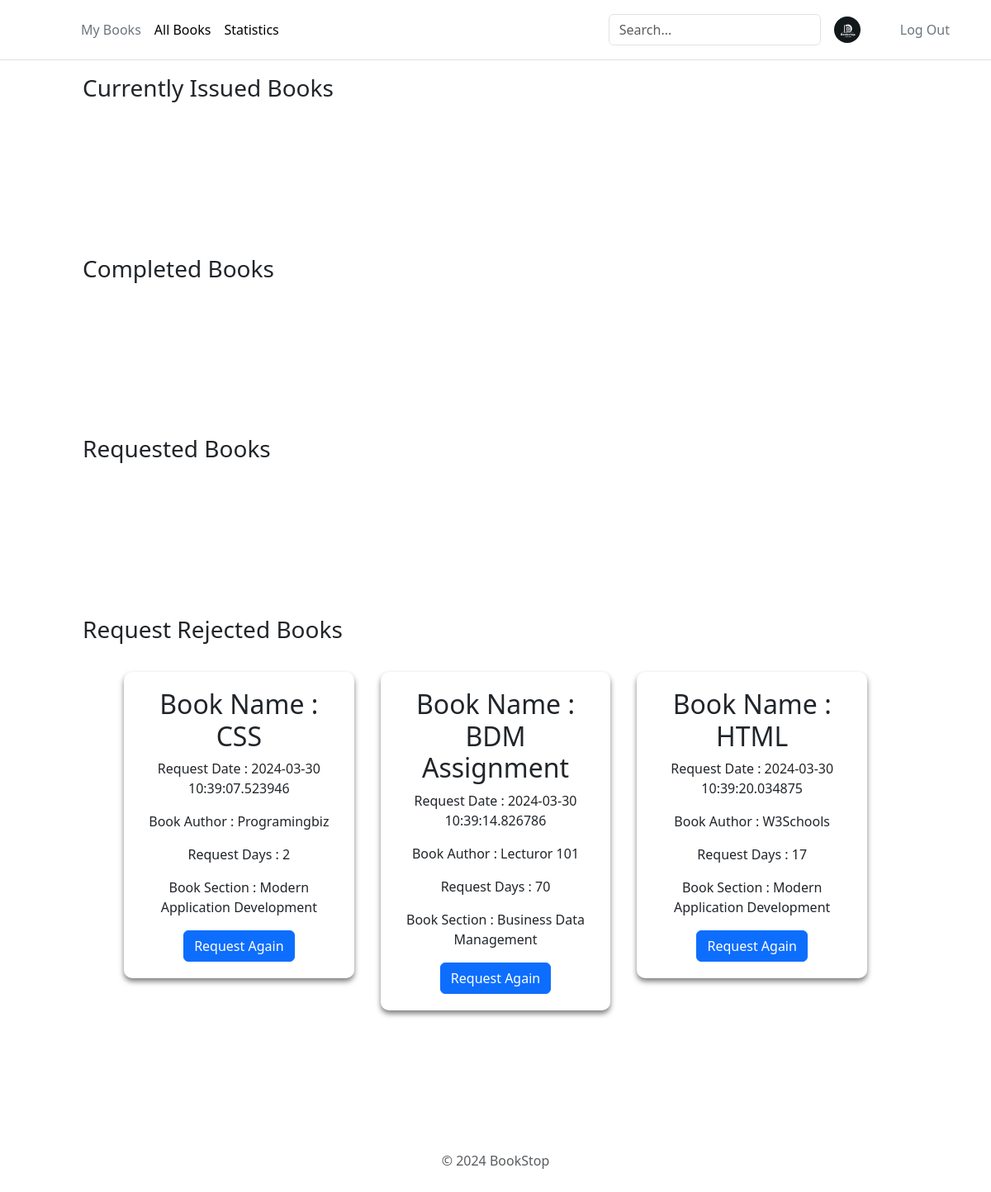
Page /myBooks (signed in) on the earlier database version.
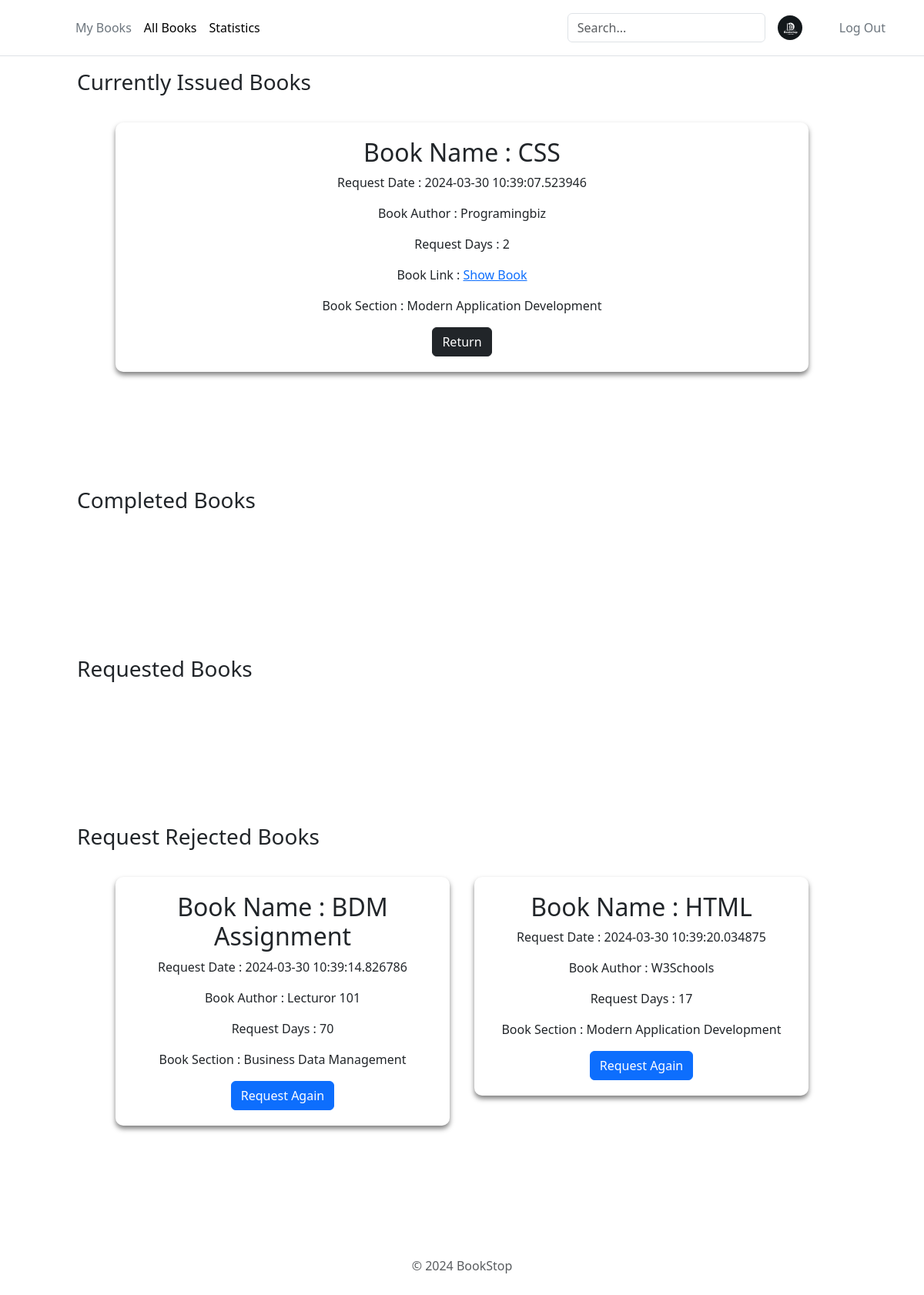
Same page on the later database version.
### app.py (models this page shows)
class BookIssue(db.Model):
    __tablename__ = 'BookIssue'
    IssueId = db.Column(db.Integer, autoincrement=True, primary_key=True)
    UserId = db.Column(db.Integer, db.ForeignKey(User.UserId), nullable=False)
    BookId = db.Column(db.Integer, db.ForeignKey(Books.BookId), nullable=False)
    SectionId = db.Column(db.Integer, db.ForeignKey(Section.SectionId), nullable=False)
    RequestDate = db.Column(db.DateTime, nullable=False, default=datetime.datetime.utcnow)
    Days = db.Column(db.Integer, nullable=False)
    IssueDate = db.Column(db.String)
    IssueStatus = db.Column(db.String, nullable=False)
    LastIssueStatusDate = db.Column(db.String)

### app.py (the view, shortened to what this page needs)
@app.route("/myBooks", methods=["GET","POST"])
def myBooks():
    if 'user_id' not in session:
        return redirect(url_for('userLogin'))
    BookIssueMergeTable = BookIssueMerge.query.filter(
        BookIssueMerge.UserId == session['user_id'],
        BookIssueMerge.Section_Title.isnot(None),
        BookIssueMerge.Author.isnot(None),
        BookIssueMerge.Book_Title.isnot(None),
        BookIssueMerge.IssueStatus == "requested",
        BookIssueMerge.UserName.isnot(None)).all()
    ApprovedBookIssueMergeTable = BookIssueMerge.query.filter(
        BookIssueMerge.UserId == session['user_id'],
        BookIssueMerge.Section_Title.isnot(None),
        BookIssueMerge.Author.isnot(None),
        BookIssueMerge.Book_Title.isnot(None),
        BookIssueMerge.IssueStatus == "Approved",
        BookIssueMerge.UserName.isnot(None)).all()
    RejectedBookIssueMergeTable = BookIssueMerge.query.filter(
        BookIssueMerge.UserId == session['user_id'],
        BookIssueMerge.Section_Title.isnot(None),
        BookIssueMerge.Author.isnot(None),
        BookIssueMerge.Book_Title.isnot(None),
        BookIssueMerge.IssueStatus == "Rejected",
        BookIssueMerge.UserName.isnot(None)).all()
    ExpiredBookIssueMergeTable = BookIssueMerge.query.filter(
        BookIssueMerge.UserId == session['user_id'],
        BookIssueMerge.Section_Title.isnot(None),
        BookIssueMerge.Author.isnot(None),
        BookIssueMerge.Book_Title.isnot(None),
        BookIssueMerge.IssueStatus == "Expired",
        BookIssueMerge.UserName.isnot(None)).all()
    return render_template("myBooks.html", approvedBooks = ApprovedBookIssueMergeTable, rejectedBooks = RejectedBookIssueMergeTable, issueBooks = BookIssueMergeTable,
    expiredBooks = ExpiredBookIssueMergeTable)

### templates/myBooks.html (shortened to what this page needs)
<!DOCTYPE html>
<html lang="en">
  <head>
    <link rel="stylesheet" href="/static/add-section.css" />
    {% include 'bootstrap.html' %}
  </head>
  <body>
    <div>
      {% include 'header.html' %}
      <div>
        <h3 class="firstHeading">Currently Issued Books</h3>
        <div class="main-container">
          {% for book in approvedBooks %}
          <div class="section-container" id="1">
            <h2>Book Name : {{book.Book_Title}}</h2>
            <p>Request Date : {{book.RequestDate}}</p>
            <p>Book Author : {{book.Author}}</p>
            <p>Request Days : {{book.Days}}</p>
            <p>
              Book Link :
              <a href="{{ url_for('download_book', filename=book.Book_Link) }}"
                >Show Book</a
              >
            </p>
            <div>
              <p>Book Section : {{book.Section_Title}}</p>
            </div>
            <form action="/myBooks" method="post" style="display: inline">
              <button type="submit" class="btn btn-dark">Return</button>
            </form>
          </div>
          {% endfor %}
        </div>
        <h3>Completed Books</h3>
        <div class="main-container">
        </div>
        <h3>Requested Books</h3>
        <div class="main-container">
        </div>
        <h3>Request Rejected Books</h3>
        <div class="main-container">
          {% for book in rejectedBooks %}
          <div class="section-container" id="1">
            <h2>Book Name : {{book.Book_Title}}</h2>
            <p>Request Date : {{book.RequestDate}}</p>
            <p>Book Author : {{book.Author}}</p>
            <p>Request Days : {{book.Days}}</p>
            <div>
              <p>Book Section : {{book.Section_Title}}</p>
            </div>
            <form action="/myBooks" method="post" style="display: inline">
              <button type="submit" class="btn btn-primary">
                Request Again
              </button>
            </form>
          </div>
          {% endfor %}
        </div>
        {% include 'footer.html' %}
      </div>
    </div>
  </body>
</html>

### templates/bootstrap.html (shortened to what this page needs)
<link
  href="https://cdn.jsdelivr.net/npm/bootstrap@5.3.2/dist/css/bootstrap.min.css"
  rel="stylesheet"
/>

### templates/header.html (shortened to what this page needs)
<header class="p-3 mb-1 border-bottom">
  <div class="container">
    <div
      class="d-flex flex-wrap align-items-center justify-content-center justify-content-lg-start"
    >
      <a
        href="/"
        class="d-flex align-items-center mb-2 mb-lg-0 link-body-emphasis text-decoration-none"
      >
        <svg
          class="bi me-2"
          width="40"
          height="32"
          role="img"
          aria-label="Bootstrap"
        >
          <use xlink:href="#bootstrap" />
        </svg>
      </a>
      <ul
        class="nav col-12 col-lg-auto me-lg-auto mb-2 justify-content-center mb-md-0"
      >
        <li>
          <a href="/myBooks" class="nav-link px-2 link-secondary">My Books</a>
        </li>
        <li>
          <a href="/allBooks" class="nav-link px-2 link-body-emphasis"
            >All Books</a
          >
        </li>
        <li>
          <a href="/userStats" class="nav-link px-2 link-body-emphasis"
            >Statistics</a
          >
        </li>
      </ul>
      <form class="col-12 col-lg-auto mb-3 mb-lg-0 me-lg-3" role="search">
        <input
          type="search"
          class="form-control"
          placeholder="Search..."
          aria-label="Search"
          id="searchInput"
        />
      </form>
      <img
        src="/static/logo.jpg"
        alt="mdo"
        width="32"
        height="32"
        class="rounded-circle"
      />
      <ul class="nav" style="margin-left: 40px">
        <li>
          <a href="/logout" class="nav-link px-2 link-secondary">Log Out</a>
        </li>
      </ul>
    </div>
  </div>
</header>

### templates/footer.html
<div class="container">
  <footer class="py-3 my-4">
    <p class="text-center text-body-secondary">&copy; 2024 BookStop</p>
  </footer>
</div>

### static/add-section.css (style rules this page uses)
body { background-color: #2d2a2e; margin: 0; }
.main-container { display: flex; flex-wrap: wrap; padding: 130px; align-items: flex-start; gap: 2em; margin: 20px; }
.section-container { background-color: rgba(255, 255, 255, 0.1); backdrop-filter: blur(10px); border-radius: 10px; padding: 20px 20px; box-shadow: 0 4px 6px rgba(0, 0, 0, 0.5); text-align: center; width: 20%; flex-grow: 1; }
.firstHeading { padding-top: 90px; padding-left: 100px; margin-bottom: -115px !important; }
h3 { padding-left: 100px; margin-bottom: -115px !important; }
header { position: fixed; top: 0; left: 0; width: 100%; background-color: rgba(255, 255, 255, 0.9); z-index: 2; }
input, textarea { width: 100%; padding: 8px; border-radius: 4px; border: solid 1px #0d6efd; color: #000; }
input, textarea { margin-bottom: 20px; }

Differences in the rows shown:
changed BookIssue (number 1 of 3 on the later page): moves from the list under "Request Rejected Books" to the list under "Currently Issued Books"
